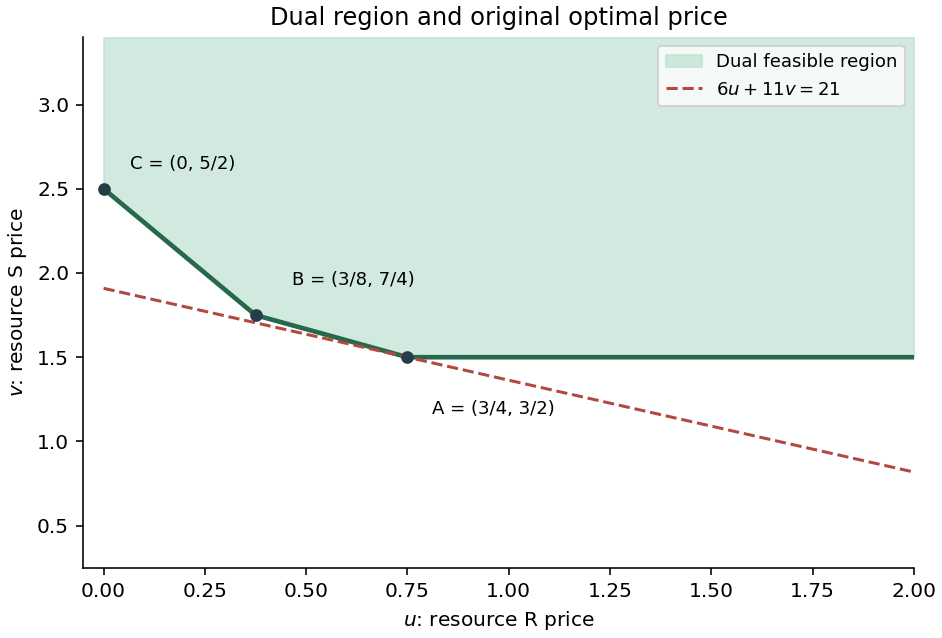

Source code (Python):
"""Python 3.14; numpy/matplotlib. Output is written in the current directory."""
from pathlib import Path
import numpy as np
import matplotlib
matplotlib.use('Agg')
import matplotlib.pyplot as plt
u=np.linspace(0,2,700);v=np.maximum.reduce([np.full_like(u,1.5),2.5-2*u,2-2*u/3])
fig,ax=plt.subplots(figsize=(6.5,4.4),layout='constrained',facecolor='white')
ax.fill_between(u,v,3.4,color='#bee1d1',alpha=.7,label='Dual feasible region')
ax.plot(u,v,color='#27674c',lw=2.3)
ax.plot(u,(21-6*u)/11,color='#b3483e',ls='--',lw=1.5,label='$6u+11v=21$')
for p,label,offset in[((.75,1.5),'A = (3/4, 3/2)',(12,-28)),((.375,1.75),'B = (3/8, 7/4)',(18,15)),((0,2.5),'C = (0, 5/2)',(13,10))]:
 ax.scatter(*p,color='#263c46',s=28,zorder=5);ax.annotate(label,p,xytext=offset,textcoords='offset points',fontsize=9)
ax.set(xlabel='$u$: resource R price',ylabel='$v$: resource S price',title='Dual region and original optimal price',xlim=(-.05,2),ylim=(.25,3.4))
ax.legend(loc='upper right',fontsize=9);ax.spines[['top','right']].set_visible(False)
fig.savefig(Path.cwd()/'2011-as2-dual-feasible.png',dpi=145,facecolor='white')
